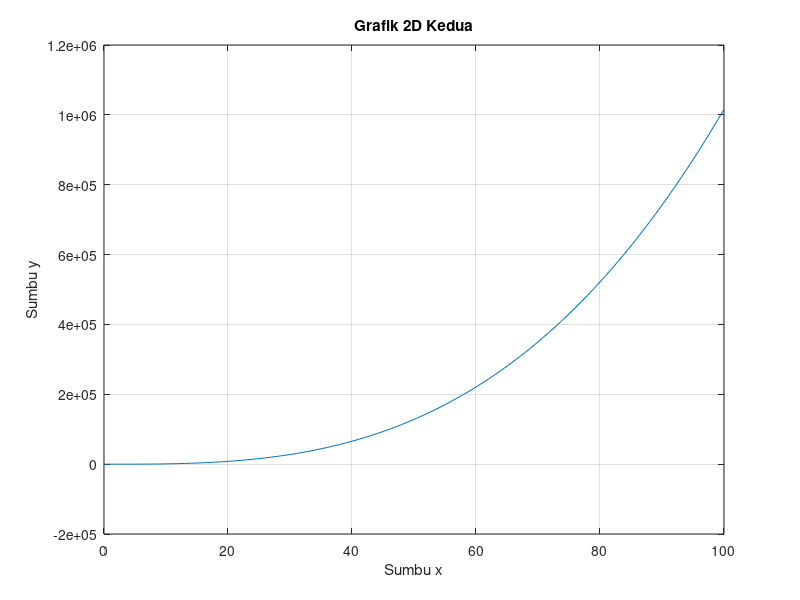

Write MATLAB code to recreate this figure.
% grafik garis 2d 2

x = 0:1:100;
y = x.^3 + 2*x.^2 - 40*x;
x,y
plot(x,y);
xlabel('Sumbu x');
ylabel('Sumbu y');
title('Grafik 2D Kedua');
grid on;
